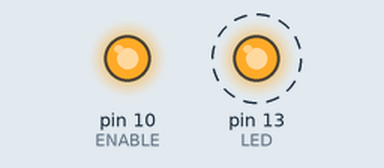
Simulated run of this sketch. Board: Arduino Uno, built with avr-gcc and run on an emulated ATmega328P. Parts: output pins drawn as LEDs (lit = HIGH). Dashed ring = blinking. What the sketch prints to the serial monitor is not drawn.

Above: at 0.5 s.
Timing chart, 0 to 4.6 s (numbered marks = the images above):
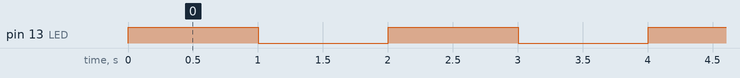

Measured:
- by itself, pin 13 (LED): alternates HIGH for 1.0 s and LOW for 1.0 s

The sketch:

RS485-A.ino
```cpp
// A 아두이노 마스터 송신
#include <SoftwareSerial.h>

#define ENABLE 10
#define LED 13
// RO(Rx-6번), DI(Tx-7번)
SoftwareSerial rs485(6,7);
void setup() {
  Serial.begin(115200);
  rs485.begin(19200);
  pinMode(ENABLE, OUTPUT);
  pinMode(LED, OUTPUT);
  // RE/DE에서 Write시에 HIGH
  // Read시에 LOW이지만, 여기서는 보내기만 한다.
  digitalWrite(ENABLE, HIGH);
}

void loop() {
  rs485.print('O');
  Serial.println('O');
  digitalWrite(LED, HIGH);
  delay(1000);
  rs485.print('X');
  Serial.println('X');
  digitalWrite(LED,LOW);
  delay(1000);
}
```
